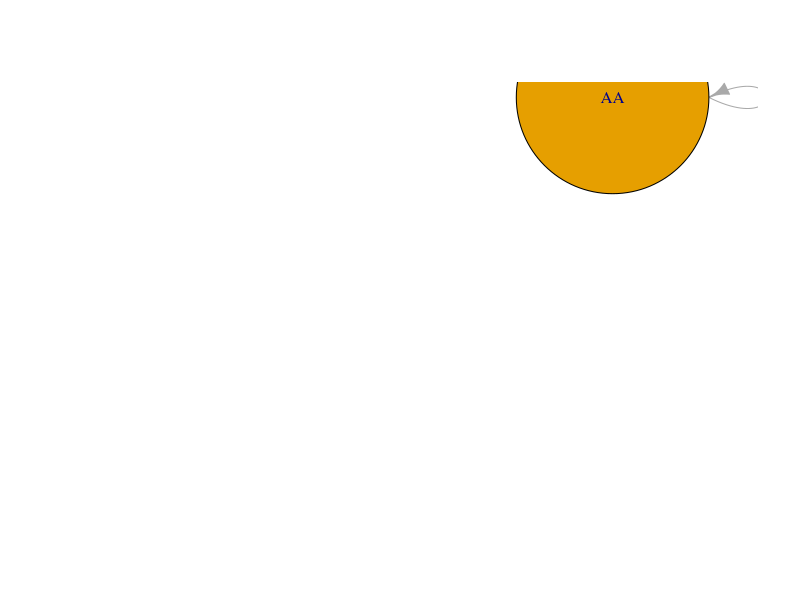

This chart was generated by the following R code:

library('igraph')
NodeList = data.frame('AA', x = 1 ,y = 1)
EdgeList = data.frame(from = 'AA', to = 'AA')
xgraph = graph_from_data_frame(vertices = NodeList, 
                               d = EdgeList, directed = TRUE)
plot(xgraph, vertex.shape = 'circle',
     vertex.size = 100, rescale = FALSE)
